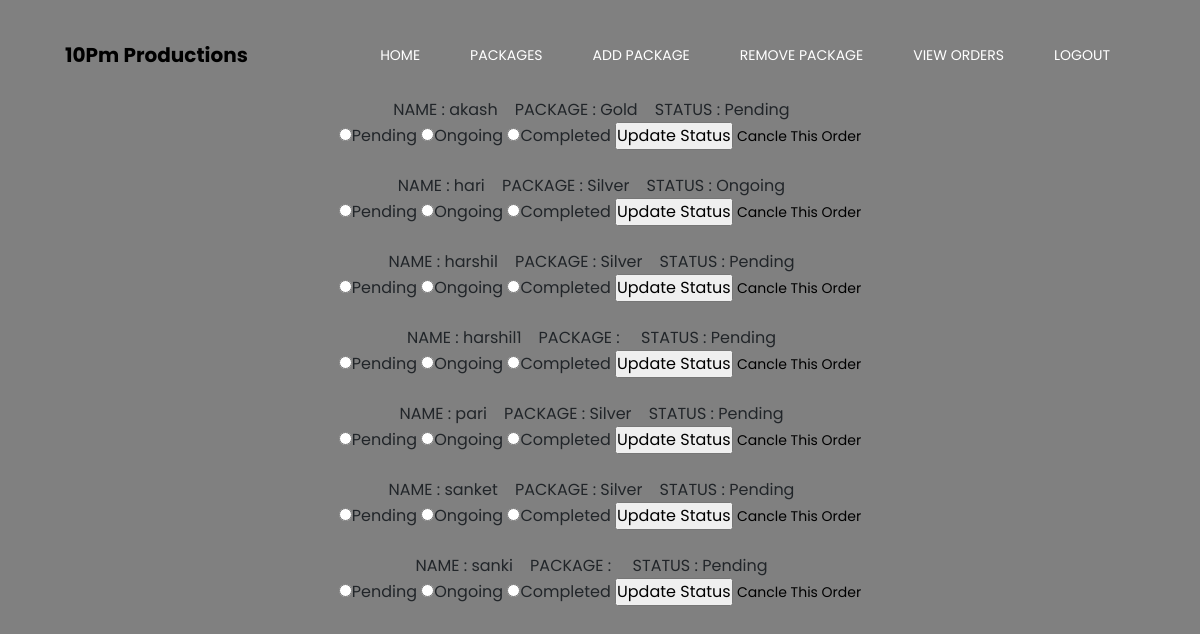
The page /vieworders.php on the database its author committed.
### tables this page shows
CREATE TABLE IF NOT EXISTS `registration` (
  `u_name` varchar(15) NOT NULL,
  `password` varchar(20) NOT NULL,
  `contact_no` varchar(10) NOT NULL,
  `email_id` varchar(25) NOT NULL,
  `package` varchar(20) DEFAULT NULL,
  `status` varchar(15) NOT NULL DEFAULT 'Pending',
  PRIMARY KEY (`u_name`)
);

### vieworders.php (the view, shortened to what this page needs)
<?php
$link = mysqli_connect("localhost", "root", "", "tenpm");
?>
<html>
<head>
<link rel="stylesheet" href="https://stackpath.bootstrapcdn.com/bootstrap/4.1.1/css/bootstrap.min.css">
 <link rel="stylesheet" href="ssss.css">
 <link rel="stylesheet" href="css/core-style.css">
    <link rel="stylesheet" href="style.css">
    <link href="css/responsive.css" rel="stylesheet">
</head>
<body>
    <header class="header-area">
        <div class="container-fluid h-100">
            <div class="row h-100 align-items-center">
                <div class="col-12 h-100">
                    <div class="main-menu h-100">
                        <nav class="navbar h-100 navbar-expand-lg">
                            <a class="navbar-brand" href="aindex.html"><b>10Pm Productions</b></a>
                            <div class="collapse navbar-collapse" id="studioMenu">
                                <ul class="navbar-nav ml-auto">
                                    <li class="nav-item active">
                                        <a class="nav-link" href="index1.html">Home <span class="sr-only">(current)</span></a>
                                    </li>
									<li class="nav-item active">
                                        <a class="nav-link" href="golden1.php">Packages <span class="sr-only">(current)</span></a>
                                    </li>
								   <li class="nav-item active">
                                        <a class="nav-link" href="adminpackages.php"> Add Package <span class="sr-only">(current)</span></a>
                                    </li>
									<li class="nav-item active">
                                        <a class="nav-link" href="removepackages.php">Remove Package <span class="sr-only">(current)</span></a>
                                    </li>
                                    <li class="nav-item">
                                        <a class="nav-link" href="vieworders.php">View Orders</a>
                                    </li>
									 <li class="nav-item">
                                        <a class="nav-link" href="index.html">Logout</a>
                                    </li>
                                </ul>
                            </div>
                        </nav>
                    </div>
                </div>
            </div>
        </div>
    </header>
</body>
</html>
<?php
$sql="SELECT u_name,package,status FROM registration WHERE status='pending' || status='ongoing' ";
$result = mysqli_query($link, $sql);
echo "<center>";
 while($row = mysqli_fetch_assoc($result))
{
echo "NAME : ".$row['u_name']."&nbsp&nbsp&nbsp&nbsp";
echo "PACKAGE : ".$row['package']."&nbsp&nbsp&nbsp&nbsp";
echo "STATUS : ".$row['status']."&nbsp&nbsp&nbsp&nbsp";
?>
<form method="POST" action="updatestatus.php">
<input type="radio" name="status" value="Pending">Pending
<input type="radio" name="status" value="Ongoing">Ongoing
<input type="radio" name="status" value="Completed">Completed
<input type="submit" value="Update Status" name="status" />
<a name="acancle" href="cancleorder()" >Cancle This Order </a>
</form>
<?php
}
echo "</center>";
?>

### ssss.css (style rules this page uses)
body { background: grey !important; }
body { background: #EDECEC; padding: 50px; cursor : url('http://res.cloudinary.com/wonkytech/image/upload/c_scale,w_28/v1496298479/circle-128_dumbjv.ico'), default; }

### css/core-style.css (style rules this page uses)
* { margin: 0; padding: 0; }
body { font-family: 'Poppins', sans-serif; font-weight: 400; overflow-x: hidden;\ }
a, a:hover, a:focus { -webkit-transition: all 500ms ease 0s; transition: all 500ms ease 0s; text-decoration: none; outline: none; font-size: 14px; color: #000; font-family: 'Poppins', sans-serif; font-weight: 400; }
ul, ol { margin: 0; }
ol li, ul li { list-style: outside none none; }
.header-area { width: 100%; height: 110px; position: fixed; z-index: 1000; top: 0; left: 0; padding: 0 34px; }
.header-area .main-menu .nav-link { font-size: 14px; text-transform: uppercase; color: #ffffff; padding: 0 25px; }

### rows shown on the page
registration: u_name "akash", package "Gold", status "Pending"
registration: u_name "hari", package "Silver", status "Ongoing"
registration: u_name "harshil", package "Silver", status "Pending"
registration: u_name "harshil1", status "Pending"
registration: u_name "pari", package "Silver", status "Pending"
registration: u_name "sanket", package "Silver", status "Pending"
registration: u_name "sanki", status "Pending"
